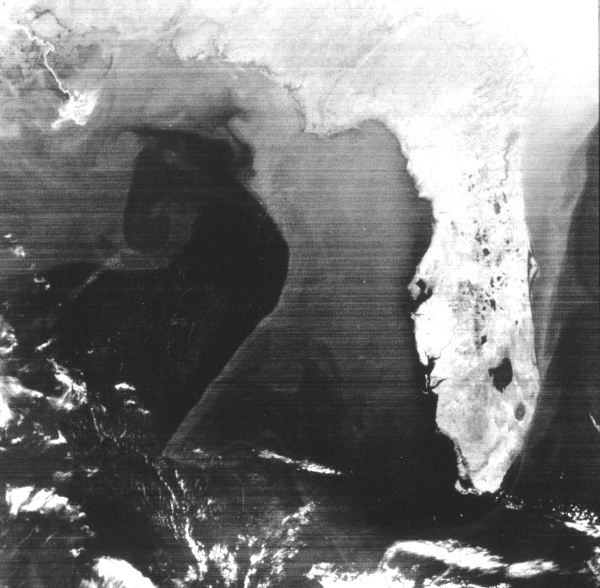
#> input picture AboutMath/Fig4.21.jpg, 600 x 588 px
$ python dftpic.py
#> lines starting #> are read from the running program, lines starting #| are printed output that depends on the picture
import numpy as np
import cv2
from matplotlib import pyplot as plt

image = cv2.imread('Fig4.21.jpg',0)
#> image is the input picture: shape (588, 600); min 31, max 255, mean 121.2

image_float32 = np.float32(image)

dft = cv2.dft(image_float32, flags = cv2.DFT_COMPLEX_OUTPUT)
dft_shift = np.fft.fftshift(dft)
magnitude_spectrum = 20*np.log(cv2.magnitude(dft_shift[:,:,0],dft_shift[:,:,1]))
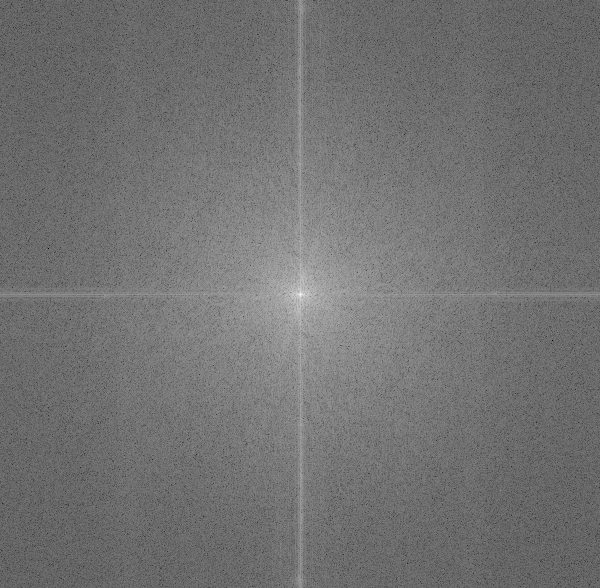
#> magnitude_spectrum: shape (588, 600) float32; min 7.08, max 351.4, mean 161.4; drawn with min black and max white

fig, (ax1, ax2) = plt.subplots(figsize=(9, 5), nrows=1, ncols=2)
ax1.imshow(image, cmap = 'gray')
ax1.set_title('Input Image')
ax1.set_xticks([])
ax1.set_yticks([])

ax2.imshow(magnitude_spectrum, cmap = 'gray')
ax2.set_title('Magnitude Spectrum')
ax2.set_xticks([])
ax2.set_yticks([])

rows, cols = image.shape
#> rows = 588; cols = 600
crow, ccol = rows//2 , cols//2
#> crow = 294; ccol = 300


mask = np.ones((rows, cols, 2), np.uint8)
mask[crow-30:crow+30, ccol-30:ccol+30] = 0


fshift = dft_shift*mask
f_ishift = np.fft.ifftshift(fshift)
img_back = cv2.idft(f_ishift)
img_back = cv2.magnitude(img_back[:,:,0],img_back[:,:,1])
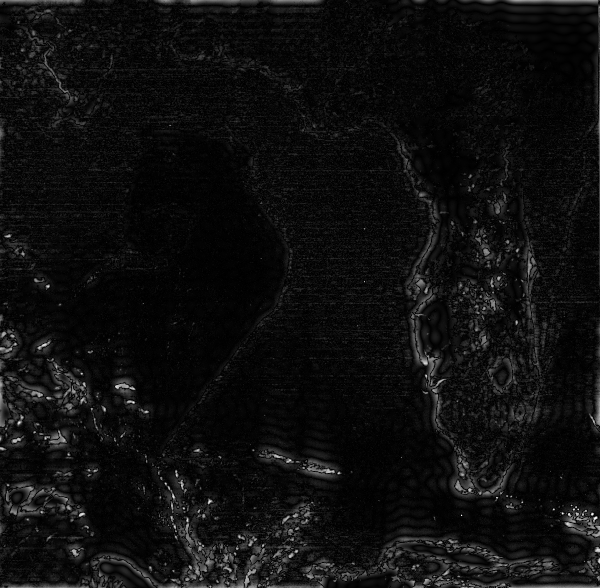
#> img_back: shape (588, 600) float32; min 1433.6, max 63295768, mean 3770622.2; drawn with min black and max white

plt.subplot(121)
plt.imshow(image, cmap = 'gray')
plt.title('Input Image')
plt.axis('off')

plt.subplot(122)
plt.imshow(img_back, cmap = 'gray')
plt.title('Ringed Image')
plt.axis('off')

plt.show()
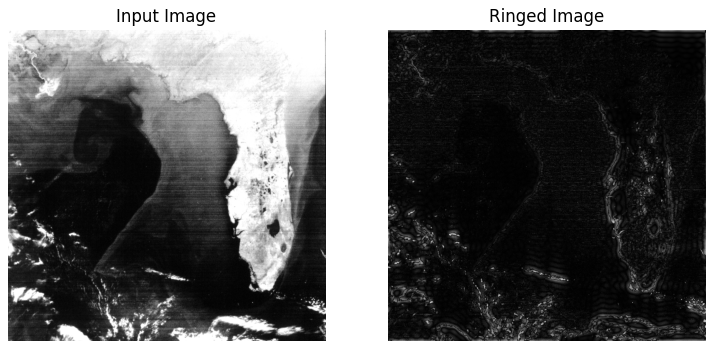
#> figure drawn by matplotlib, 2 panels
